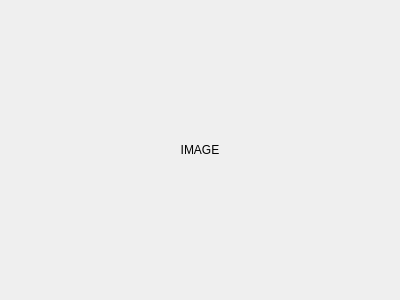
<?xml version="1.0" encoding="UTF-8"?>
<ui version="4.0">
 <class>Camera</class>
 <widget class="QWidget" name="Camera">
  <property name="geometry">
   <rect>
    <x>0</x>
    <y>0</y>
    <width>400</width>
    <height>300</height>
   </rect>
  </property>
  <property name="sizePolicy">
   <sizepolicy hsizetype="Expanding" vsizetype="Expanding">
    <horstretch>0</horstretch>
    <verstretch>0</verstretch>
   </sizepolicy>
  </property>
  <property name="windowTitle">
   <string>Form</string>
  </property>
  <layout class="QVBoxLayout" name="verticalLayout">
   <item>
    <widget class="QLabel" name="image">
     <property name="text">
      <string>IMAGE</string>
     </property>
     <property name="alignment">
      <set>Qt::AlignCenter</set>
     </property>
    </widget>
   </item>
  </layout>
 </widget>
 <resources/>
 <connections/>
</ui>
